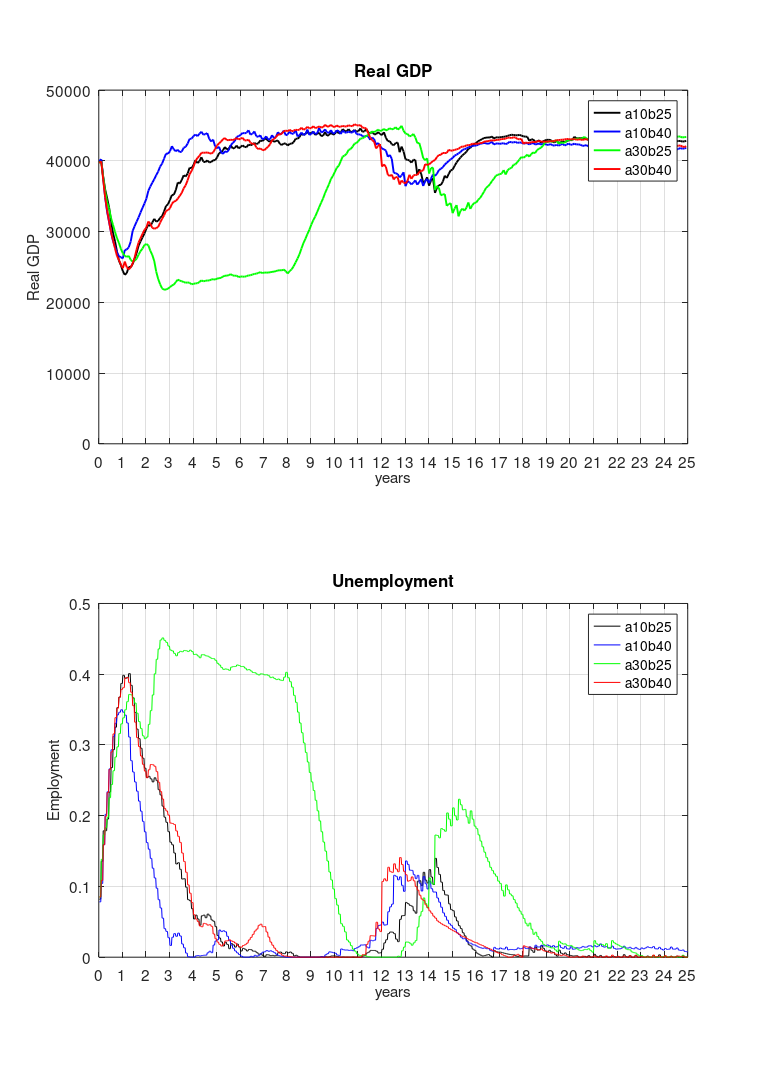
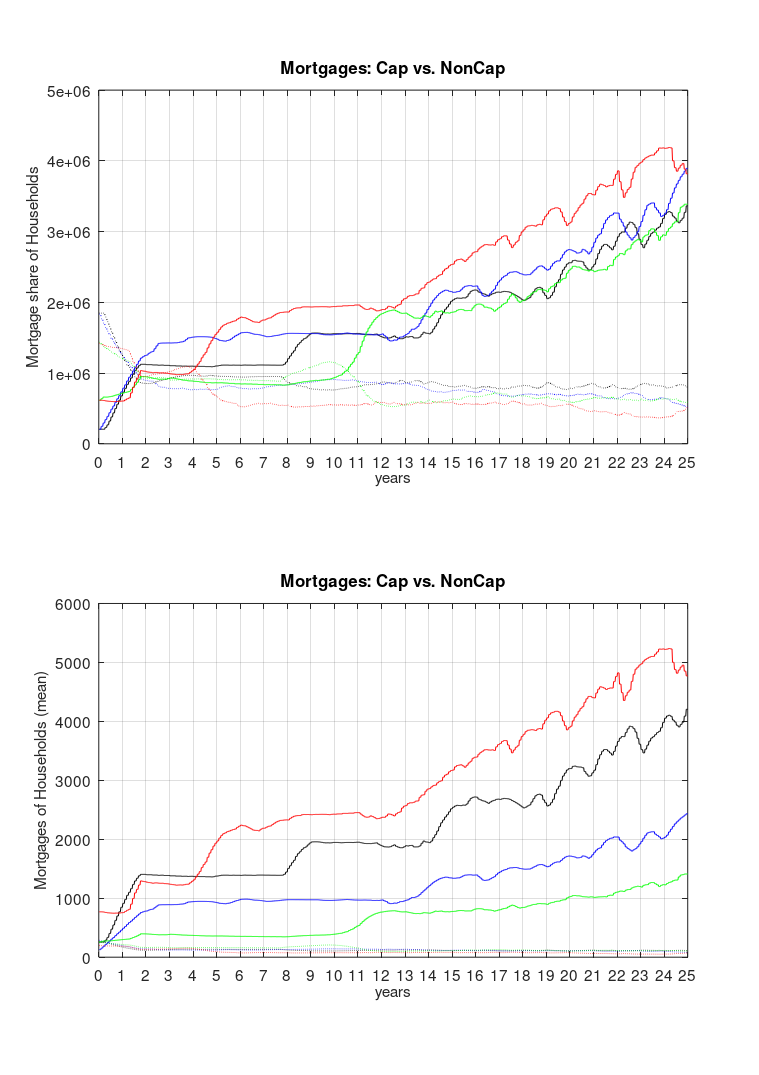
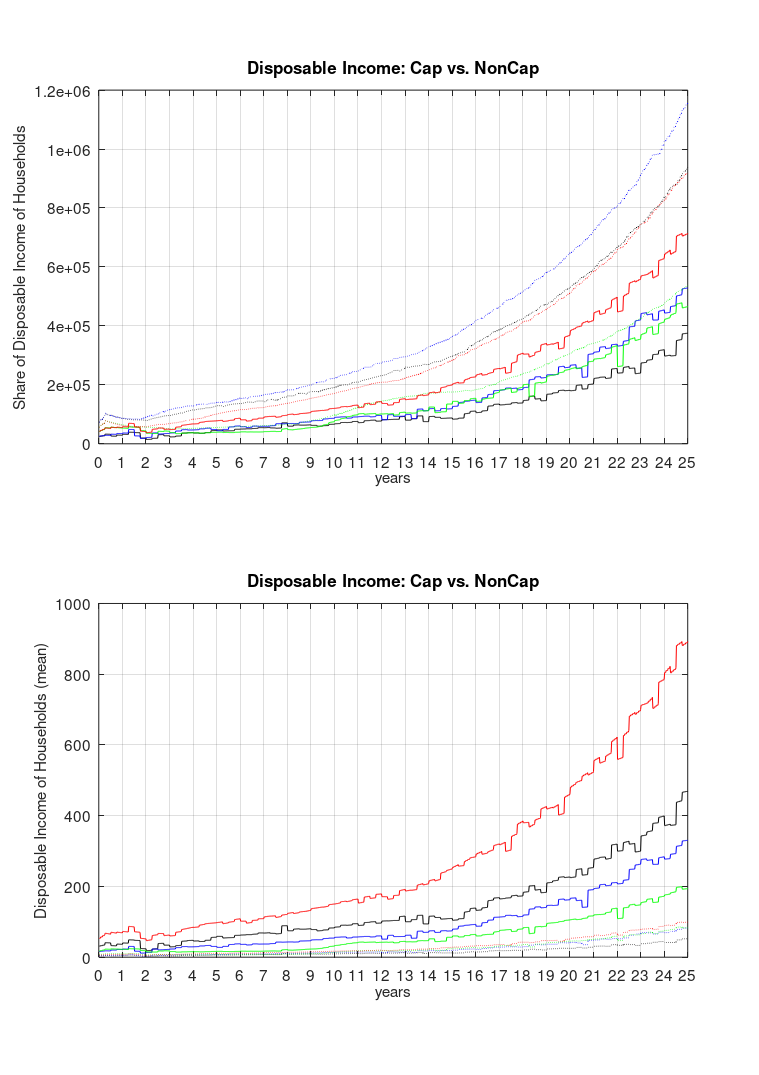
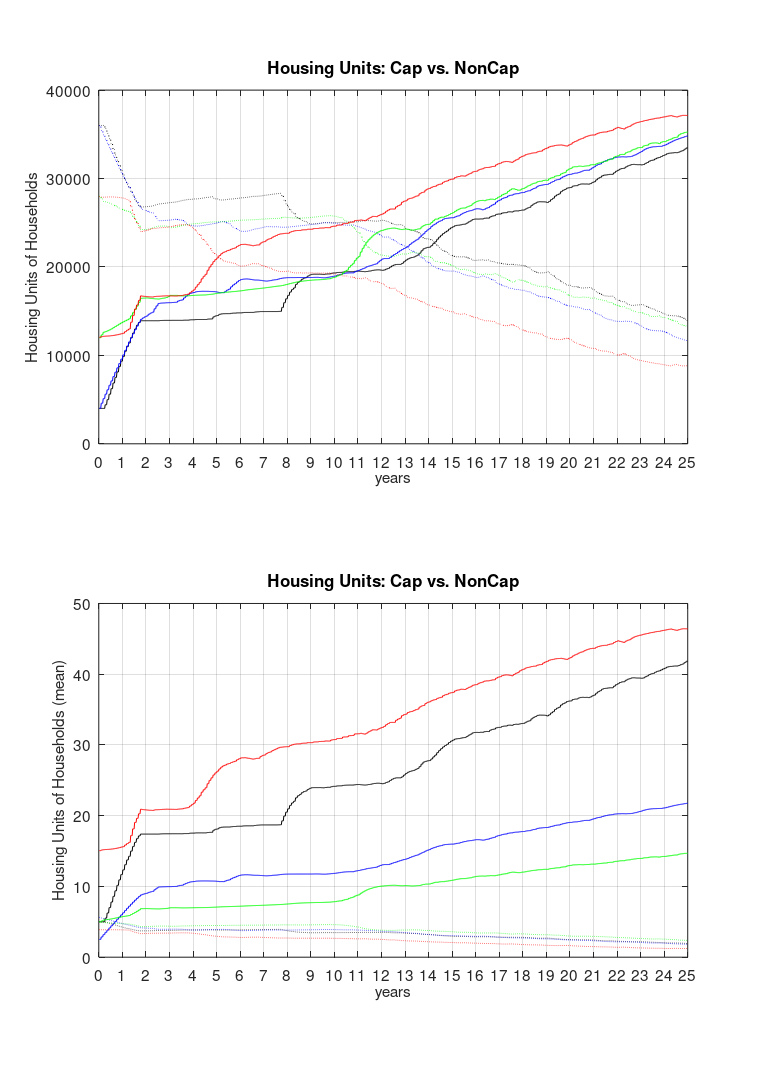

These charts were generated, in order, by the following MATLAB code:
clc
close all
clear all

%set counter
counter = 0;
%load data
load('DATA_MS.mat')
%for saving figures - Define path to figure folder
FigPat = strcat('C:\Users\Iceace\Dropbox\Phd\Inequality\MultipleSeeds');
current_folder = cd;
mkdir(FigPat);
%Define parameters
AlphaBeta = {'a10b25','a20b25','a30b25','a10b30','a20b30','a30b30','a10b40','a20b40','a30b40'};
SelectedAB = [1,7,3,9];
%Define RunNumbers

for iii = 1:length(SelectedAB)
    
    %set colors for plots
    colori = {'k';'b';'g';'r';'y';'m';'--k';'--b';'--g'};
    %coloridased = {'--k';'--b';'--g';'--r';'--y';'--m'};
    coloridotted = {':k';':b';':g';':r';':y';':m';'-.k';'-.b';'-.g'};
    
    %set font size and select colors
    font_sz = 12;
    line_wdt = 1.5;
    counter = counter + 1;
    colore = colori{counter};
    %coloredased = coloridased{counter};
    coloredotted = coloridotted{counter};
    colore2 = colori{counter};
    %Simulation duration
    TimeConstants.NrMonthsInQuarter = 3;    % Number of Months in 1 Quarter
    TimeConstants.NrMonthsInYear = TimeConstants.NrMonthsInQuarter*4;
    TimeConstants.NrDaysInWeek = 1;         % Number of days in one week
    TimeConstants.NrWeeksInMonth = 4;       % Number of weeks in one month
    TimeConstants.NrWeeksInQuarter = TimeConstants.NrWeeksInMonth*TimeConstants.NrMonthsInQuarter;
    TimeConstants.NrDaysInMonth = TimeConstants.NrDaysInWeek*TimeConstants.NrWeeksInMonth; % Number of days in one month
    TimeConstants.NrDaysInQuarter = TimeConstants.NrMonthsInQuarter*TimeConstants.NrDaysInMonth;
    TimeConstants.NrDaysInYear = TimeConstants.NrDaysInQuarter*4;
    SimulationStartingDay = 12;
    SimulationDurationInQuarters = 100;
    SimulationFinalDay = SimulationStartingDay + SimulationDurationInQuarters*TimeConstants.NrDaysInQuarter;
    SimulationDurationInDays = SimulationDurationInQuarters*TimeConstants.NrDaysInQuarter;
    %set visualization vectors
    XVector_quarter = (1:(SimulationFinalDay-SimulationStartingDay))/TimeConstants.NrDaysInQuarter;
    XVector_year = (1:(SimulationFinalDay-SimulationStartingDay))/(TimeConstants.NrDaysInYear);
    XVector_month = (1:(SimulationFinalDay-SimulationStartingDay)/TimeConstants.NrDaysInMonth);
    Num_years = (SimulationFinalDay-SimulationStartingDay)./TimeConstants.NrDaysInYear;
    Num_quarters = (SimulationFinalDay-SimulationStartingDay)./TimeConstants.NrDaysInQuarter;
    Num_weeks_in_year = TimeConstants.NrMonthsInYear*TimeConstants.NrWeeksInMonth;
    Num_weeks_in_quarter = Num_weeks_in_year/4;
    quarters_visualization_step = 1;
    visualization_vector = (0:(quarters_visualization_step*TimeConstants.NrDaysInQuarter):(SimulationFinalDay-SimulationStartingDay))/TimeConstants.NrDaysInQuarter;
    visualization_vector_quarter = (0:(quarters_visualization_step*TimeConstants.NrDaysInQuarter):(SimulationFinalDay-SimulationStartingDay))/TimeConstants.NrDaysInYear;
    
    %% Figure 1: Economy: RealGDP and Unemployment
    figure(1)
    set(gcf,'Name','Economy: RealGDP and Unemployment')
    set(gcf,'PaperType','A4')
    set(gcf,'PaperPosition',[0,0,8.26,11.69])
    
    subplot(2,1,1); hold on; grid on; box on
    plot(XVector_year(1:TimeConstants.NrDaysInMonth:end), RealGDP_MS_mean(SelectedAB(iii),:),colore,'linewidth',line_wdt)
    ylabel('Real GDP','fontsize',font_sz)
    set(gca,'xtick',0:Num_years,'fontsize',font_sz)
    xlabel('years','fontsize',font_sz)
    set(gca,'xlim',[0 Num_years])
    set(gca,'ylim',[0 50000])
    legend(AlphaBeta(SelectedAB(1:iii)),'Location','Best')
    title('Real GDP')
    hold off
    
    subplot(2,1,2);hold on; grid on; box on
    plot(XVector_year,Unemployment_MS_mean(SelectedAB(iii),:),colore)
    set(gca,'xtick',visualization_vector,'fontsize',font_sz)
    ylabel('Employment','fontsize',font_sz)
    xlabel('years','fontsize',font_sz)
    legend(AlphaBeta(SelectedAB(1:iii)),'Location','Best')
    title('Unemployment')
    hold off
    
    %file save pdf
    if iii == length(SelectedAB)
    cd(FigPat);
    saveas(gcf,strcat('Economy_RealGDP_Unemployment','.pdf'))
    cd(current_folder);  
    end
    
    %% Figure 2: Cap vs. NonCap: Mortgage share of households M=Mortgages    
    figure(2)
    set(gcf,'Name','Mortgages')
    set(gcf,'PaperType','A4')
    set(gcf,'PaperPosition',[0,0,8.26,11.69])
    
    subplot(2,1,1); hold on; grid on; box on;
    plot(XVector_year,Mortgages_CAP_MS_mean(SelectedAB(iii),:),colore)
    plot(XVector_year,Mortgages_nonCAP_MS_mean(SelectedAB(iii),:),coloredotted)
    xlabel('years','fontsize',font_sz)
    ylabel('Mortgage share of Households','fontsize',font_sz)
    set(gca,'xtick',visualization_vector,'fontsize',font_sz)
    %legend(AlphaBeta(SelectedAB(1:iii)),AlphaBeta(SelectedAB(1:iii)),'Location','Best')
    title('Mortgages: Cap vs. NonCap')
    hold off
    
    subplot(2,1,2);hold on; grid on; box on;
    plot(XVector_year,Mortgages_CAP_MS_mean(SelectedAB(iii),:)./Total_num_capitalists(iii),colore)
    plot(XVector_year,Mortgages_nonCAP_MS_mean(SelectedAB(iii),:)./Total_num_noncapitalists(iii),coloredotted)
    xlabel('years','fontsize',font_sz)
    ylabel('Mortgages of Households (mean)','fontsize',font_sz)
    set(gca,'xtick',visualization_vector,'fontsize',font_sz)
    %legend(AlphaBeta(SelectedAB(1:iii)),AlphaBeta(SelectedAB(1:iii)),'Location','Best')
    title('Mortgages: Cap vs. NonCap')
    hold off
    
    %file save pdf
    if iii == length(SelectedAB)
    cd(FigPat);
    saveas(gcf,strcat('Cap_vs_NonCap_Mortgages','.pdf'))
    cd(current_folder);
    end
    
    
    %% Figure 3: Cap vs. NonCap:Disposable Income D=Disposable Income
    figure(3)
    set(gcf,'Name','Disposable Income')
    set(gcf,'PaperType','A4')
    set(gcf,'PaperPosition',[0,0,8.26,11.69])
    
    subplot(2,1,1);hold on; grid on; box on;
    plot(XVector_year,DI_CAP_MS_mean(SelectedAB(iii),:),colore)
    plot(XVector_year,DI_nonCAP_MS_mean(SelectedAB(iii),:),coloredotted)
    xlabel('years','fontsize',font_sz)
    ylabel('Share of Disposable Income of Households','fontsize',font_sz)
    set(gca,'xtick',visualization_vector,'fontsize',font_sz)
    %legend(AlphaBeta(SelectedAB(1:iii)),AlphaBeta(SelectedAB(1:iii)),'Location','Best')
    title('Disposable Income: Cap vs. NonCap')
    hold off
    
    subplot(2,1,2); hold on; grid on; box on;
    plot(XVector_year,DI_CAP_MS_mean(SelectedAB(iii),:)./Total_num_capitalists(iii),colore)
    plot(XVector_year,DI_CAP_MS_mean(SelectedAB(iii),:)./Total_num_noncapitalists(iii),coloredotted)
    xlabel('years','fontsize',font_sz)
    ylabel('Disposable Income of Households (mean)','fontsize',font_sz)
    set(gca,'xtick',visualization_vector,'fontsize',font_sz)
    %legend(AlphaBeta(SelectedAB(1:iii)),AlphaBeta(SelectedAB(1:iii)),'Location','Best')
    title('Disposable Income: Cap vs. NonCap')
    hold off
    
    %file save pdf
    if iii == length(SelectedAB)
    cd(FigPat);
    saveas(gcf,strcat('Cap_vs_NonCap_DisposableIncome','.pdf'))
    cd(current_folder);
    end
    
    %% Figure 4: Cap vs. NonCap: Housing units        
    figure(4)
    set(gcf,'Name','Housing Units')
    set(gcf,'PaperType','A4')
    set(gcf,'PaperPosition',[0,0,8.26,11.69])
    
    subplot(2,1,1);hold on; grid on; box on;
    plot(XVector_year,HU_CAP_MS_mean(SelectedAB(iii),:),colore)
    plot(XVector_year,HU_nonCAP_MS_mean(SelectedAB(iii),:),coloredotted)
    xlabel('years','fontsize',font_sz)
    ylabel('Housing Units of Households','fontsize',font_sz)
    set(gca,'xtick',visualization_vector,'fontsize',font_sz)
    %legend(AlphaBeta(SelectedAB(1:iii)),AlphaBeta(SelectedAB(1:iii)),'Location','Best')
    title('Housing Units: Cap vs. NonCap')
    hold off
    
    subplot(2,1,2); hold on; grid on; box on;
    plot(XVector_year,HU_CAP_MS_mean(SelectedAB(iii),:)./Total_num_capitalists(iii),colore)
    plot(XVector_year,HU_nonCAP_MS_mean(SelectedAB(iii),:)./Total_num_noncapitalists(iii),coloredotted)
    xlabel('years','fontsize',font_sz)
    ylabel('Housing Units of Households (mean)','fontsize',font_sz)
    set(gca,'xtick',visualization_vector,'fontsize',font_sz)
    %legend(AlphaBeta(SelectedAB(1:iii)),AlphaBeta(SelectedAB(1:iii)),'Location','Best')
    title('Housing Units: Cap vs. NonCap')
    hold off
    
    %file save pdf
    if iii == length(SelectedAB)
    cd(FigPat);
    saveas(gcf,strcat('Cap_vs_NonCap_HousingUnits','.pdf'))
    cd(current_folder);
    end
     %% Figure 5: Economy: Gini Index
            
    figure(5);
    set(gcf,'Name','Gini Index')
    set(gcf,'PaperType','A4')
    set(gcf,'PaperPosition',[0,0,8.26,11.69])
    
    subplot(3,1,1); hold on; grid on; box on
    plot(XVector_year,GINI_netto_MS_mean(SelectedAB(iii),:),colore)
    set(gca,'xtick',visualization_vector,'fontsize',font_sz)
    set(gca,'fontsize',font_sz)
    xlabel('years','fontsize',font_sz)
    ylabel('Gini Index Net','fontsize',font_sz)
    legend(AlphaBeta(SelectedAB(1:iii)),'Location','Best')
    hold off
    
    subplot(3,1,2); hold on; grid on; box on
    plot(XVector_year,GINI_gross_MS_mean(SelectedAB(iii),:),colore)
    set(gca,'xtick',visualization_vector,'fontsize',font_sz)
    xlabel('years','fontsize',font_sz)
    ylabel('Gini Index Gross','fontsize',font_sz)
    hold off
    
    subplot(3,1,3); hold on; grid on; box on
    plot(XVector_year(1:12:end),GINI_DI_MS_mean(SelectedAB(iii),1:12:end),colore)
    set(gca,'xtick',visualization_vector,'fontsize',font_sz)
    xlabel('years','fontsize',font_sz)
    ylabel('Gini Index DI','fontsize',font_sz)
    hold off
    
    %file save pdf
    if iii == length(SelectedAB)
    cd(FigPat);
    saveas(gcf,strcat('Economy_GINI_Index','.pdf'))
    cd(current_folder);
    end
    
    %% Figure 6: Real Estate Market Financing
    figure(6); hold on; grid on; box on
    set(gcf,'Name','REmarket: Financing')
    plot(XVector_year,Mortgages_CAP_MS_mean(SelectedAB(iii),:)+Mortgages_nonCAP_MS_mean(SelectedAB(iii),:),colore)
    set(gca,'xtick',visualization_vector,'fontsize',font_sz)
    xlabel('years','fontsize',font_sz)
    legend(AlphaBeta(SelectedAB(1:iii)),'Location','Best')
    title('Household mortgages')
    set(gcf,'PaperType','A4')
    set(gcf,'PaperPosition',[0,0,8.26,11.69])
    hold off
    
    %file save pdf    
    if iii == length(SelectedAB)
    cd(FigPat);
    saveas(gcf,strcat('REmarket_Financing','.pdf'))
    cd(current_folder);
    end
    
    %% Figure 7: Price, wage and housing Inflation
    figure(7); hold on; grid on
    set(gcf,'Name','REmarket: Housing price Transactions Housing stock')
    set(gcf,'PaperType','A4')
    set(gcf,'PaperPosition',[0,0,8.26,11.69])
    
    subplot(3,1,1); hold on; grid on
    plot(XVector_month(13:end),InflationPrice_MS_mean(SelectedAB(iii),:),colore)
    ylabel('Price inflation','fontsize',font_sz)
    %set(gca,'xtick',[0:12:300],'fontsize',font_sz)
    xlabel('months','fontsize',font_sz)
    hold off
    
    subplot(3,1,2); hold on; grid on
    plot(XVector_month(13:end),InflationWages_MS_mean(SelectedAB(iii),:),colore)
    ylabel('Wage inflation','fontsize',font_sz)
    %set(gca,'xtick',visualization_vector,'fontsize',font_sz)
    xlabel('months','fontsize',font_sz)
    hold off
    
    subplot(3,1,3); hold on; grid on, box on
    plot(XVector_month(13:end),InflationHousing_MS_mean(SelectedAB(iii),:),colore)
    ylabel('Housing inflation','fontsize',font_sz)
    %set(gca,'xtick',visualization_vector,'fontsize',font_sz)
    xlabel('months','fontsize',font_sz)
    hold off
    
    %file save pdf
    if iii == length(SelectedAB)
    cd(FigPat);
    saveas(gcf,strcat('Inflation_Prices_Wages_Housing','.pdf'))
    cd(current_folder);  
    end
    
    %% Figure 8: Real Housing Price
    
    RealHousingPrice = HousingPrices_MS_mean(SelectedAB(iii),1:4:end)./Inflation_MS_mean(SelectedAB(iii),:);
    
    figure(8); hold on; grid on
    set(gcf,'Name','REmarket: Housing price Transactions Housing stock')
    set(gcf,'PaperType','A4')
    set(gcf,'PaperPosition',[0,0,8.26,11.69])
    
    subplot(2,1,1); hold on; grid on
    plot(XVector_month,RealHousingPrice,colore)
    ylabel('Real housing price','fontsize',font_sz)
    %set(gca,'xtick',visualization_vector_quarter,'fontsize',font_sz)
    xlabel('months','fontsize',font_sz)
    hold off
    
    subplot(2,1,2); hold on; grid on
    plot(XVector_month,HousingPrices_MS_mean(SelectedAB(iii),1:4:end),colore)
    ylabel('Nominal housing price','fontsize',font_sz)
    %set(gca,'xtick',visualization_vector_quarter,'fontsize',font_sz)
    xlabel('months','fontsize',font_sz)
    hold off
    
    %file save pdf
    if iii == length(SelectedAB)
    cd(FigPat);
    saveas(gcf,strcat('Real_Nominal_Housing_Price','.pdf'))
    cd(current_folder);  
    end
    
    %% Figure 9: Economy: Gini Index yearly
    j = 0;
    for k=1:Num_years     
        GINI_net_y(k) = mean(GINI_netto_MS_mean(SelectedAB(iii),j+1:j+Num_weeks_in_year));
        GINI_gross_y(k) = mean(GINI_gross_MS_mean(SelectedAB(iii),j+1:j+Num_weeks_in_year));
        GINI_DI_y(k) = mean(GINI_DI_MS_mean(SelectedAB(iii),j+1:j+Num_weeks_in_year));
        j = j + Num_weeks_in_year;
    end
    
    figure(9);
    set(gcf,'Name','Gini Index')
    set(gcf,'PaperType','A4')
    set(gcf,'PaperPosition',[0,0,8.26,11.69])
    
    subplot(3,1,1); hold on; grid on; box on
    plot(GINI_net_y,colore)
    set(gca,'xtick',visualization_vector,'fontsize',font_sz)
    set(gca,'fontsize',font_sz)
    xlabel('years','fontsize',font_sz)
    ylabel('Gini Index Net','fontsize',font_sz)
    legend(AlphaBeta(SelectedAB(1:iii)),'Location','Best')
    hold off
    
    subplot(3,1,2); hold on; grid on; box on
    plot(GINI_gross_y,colore)
    set(gca,'xtick',visualization_vector,'fontsize',font_sz)
    xlabel('years','fontsize',font_sz)
    ylabel('Gini Index Gross','fontsize',font_sz)
    hold off
    
    subplot(3,1,3); hold on; grid on; box on
    plot(GINI_DI_y,colore)
    set(gca,'xtick',visualization_vector,'fontsize',font_sz)
    xlabel('years','fontsize',font_sz)
    ylabel('Gini Index DI','fontsize',font_sz)
    hold off
    
    %file save pdf
    if iii == length(SelectedAB)
    cd(FigPat);
    saveas(gcf,strcat('Economy_GINI_Index_yearly','.pdf'))
    cd(current_folder);
    end
    
     %% Figure 10: Economy: Gini Index speed of change
    
    GINI_net_d = diff(GINI_net_y);
    GINI_gross_d = diff(GINI_gross_y);
    GINI_DI_d = diff(GINI_DI_y);
    
    figure(10);
    set(gcf,'Name','Gini Index')
    set(gcf,'PaperType','A4')
    set(gcf,'PaperPosition',[0,0,8.26,11.69])
    
    subplot(3,1,1); hold on; grid on; box on
    plot(GINI_net_d,colore)
    set(gca,'xtick',visualization_vector,'fontsize',font_sz)
    set(gca,'fontsize',font_sz)
    xlabel('years','fontsize',font_sz)
    ylabel('Gini Index Net','fontsize',font_sz)
    legend(AlphaBeta(SelectedAB(1:iii)),'Location','Best')
    hold off
    
    subplot(3,1,2); hold on; grid on; box on
    plot(GINI_gross_d,colore)
    set(gca,'xtick',visualization_vector,'fontsize',font_sz)
    xlabel('years','fontsize',font_sz)
    ylabel('Gini Index Gross','fontsize',font_sz)
    hold off
    
    subplot(3,1,3); hold on; grid on; box on
    plot(GINI_DI_d,colore)
    set(gca,'xtick',visualization_vector,'fontsize',font_sz)
    xlabel('years','fontsize',font_sz)
    ylabel('Gini Index DI','fontsize',font_sz)
    hold off
    
    %file save pdf
    if iii == length(SelectedAB)
    cd(FigPat);
    saveas(gcf,strcat('Economy_GINI_Index_delta','.pdf'))
    cd(current_folder);
    end
    
    %% Figure 11: Real Estate Market financial constraints
    figure(11); hold on; grid on; box on
    set(gcf,'Name','REmarket: financial comstraints')
    set(gcf,'PaperType','A4')
    set(gcf,'PaperPosition',[0,0,8.26,11.69])
    
    subplot(2,1,1); hold on; grid on; box on
    title('Banks mortgages blocked','fontsize',font_sz)
    plot(XVector_year,BankMortgageBlocked_MS_mean(SelectedAB(iii),:),colore)
    set(gca,'xtick',visualization_vector,'fontsize',font_sz)
    xlabel('years','fontsize',font_sz)
    hold off
    
    subplot(2,1,2); hold on; grid on; box on
    title('Households mortgages rejected','fontsize',font_sz)
    plot(XVector_year,HHMortgageRejected_MS_mean(SelectedAB(iii),:),colore)
    set(gca,'xtick',visualization_vector,'fontsize',font_sz)
    xlabel('years','fontsize',font_sz)
    hold off
    
    %file save pdf   
    if iii == length(SelectedAB)
    cd(FigPat);
    saveas(gcf,strcat('REmarket_Financial_Constraints','.pdf'))
    cd(current_folder);
    end
    
end